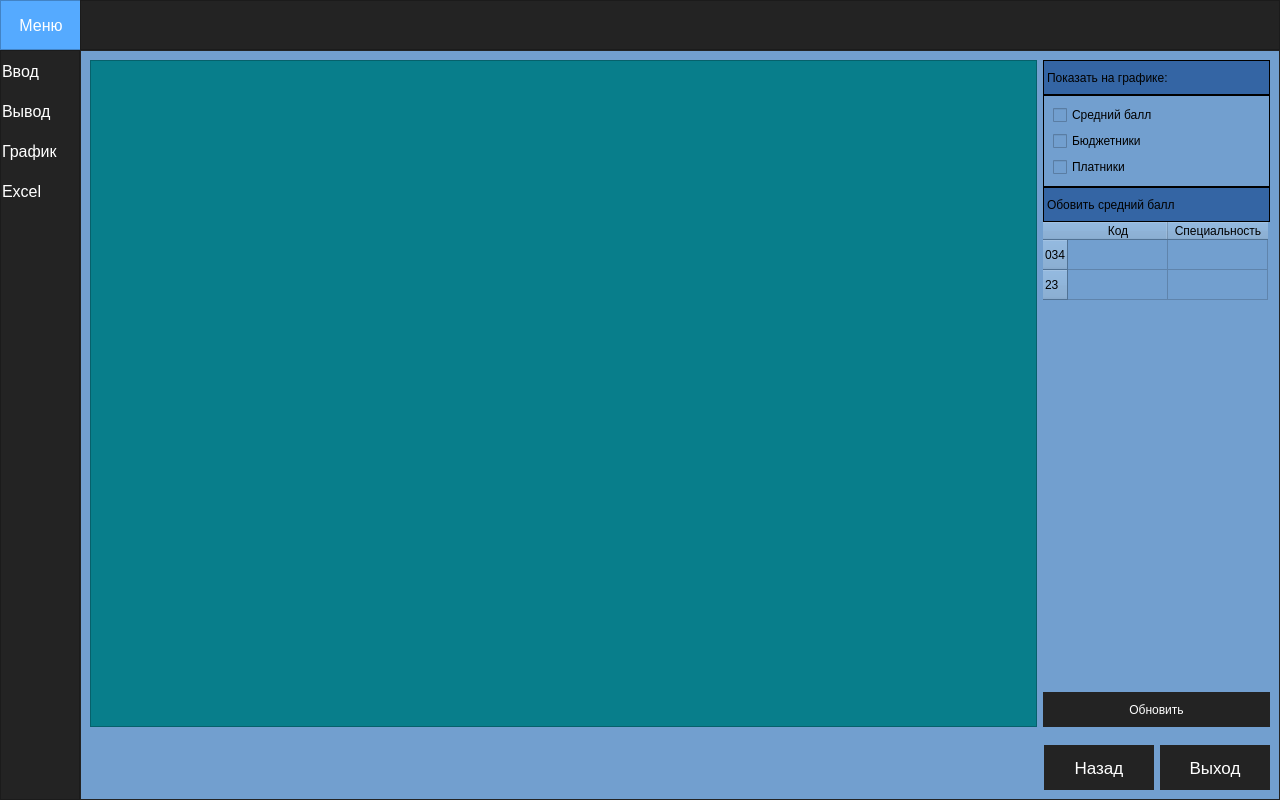
<?xml version="1.0" encoding="UTF-8"?>
<ui version="4.0">
 <class>MainWindow</class>
 <widget class="QMainWindow" name="MainWindow">
  <property name="geometry">
   <rect>
    <x>0</x>
    <y>0</y>
    <width>1280</width>
    <height>800</height>
   </rect>
  </property>
  <property name="minimumSize">
   <size>
    <width>1280</width>
    <height>800</height>
   </size>
  </property>
  <property name="windowTitle">
   <string>Образовательная деятельность СПО</string>
  </property>
  <property name="styleSheet">
   <string notr="true">background-color: rgb(45, 45, 45);
</string>
  </property>
  <widget class="QWidget" name="centralwidget">
   <layout class="QVBoxLayout" name="verticalLayout">
    <property name="spacing">
     <number>0</number>
    </property>
    <property name="leftMargin">
     <number>0</number>
    </property>
    <property name="topMargin">
     <number>0</number>
    </property>
    <property name="rightMargin">
     <number>0</number>
    </property>
    <property name="bottomMargin">
     <number>0</number>
    </property>
    <item>
     <widget class="QFrame" name="Top_Bar">
      <property name="maximumSize">
       <size>
        <width>16777215</width>
        <height>50</height>
       </size>
      </property>
      <property name="font">
       <font>
        <family>Arial</family>
       </font>
      </property>
      <property name="styleSheet">
       <string notr="true">background-color: rgb(35, 35, 35);</string>
      </property>
      <property name="frameShape">
       <enum>QFrame::NoFrame</enum>
      </property>
      <property name="frameShadow">
       <enum>QFrame::Raised</enum>
      </property>
      <layout class="QHBoxLayout" name="horizontalLayout">
       <property name="spacing">
        <number>0</number>
       </property>
       <property name="leftMargin">
        <number>0</number>
       </property>
       <property name="topMargin">
        <number>0</number>
       </property>
       <property name="rightMargin">
        <number>0</number>
       </property>
       <property name="bottomMargin">
        <number>0</number>
       </property>
       <item>
        <widget class="QFrame" name="frame_toggle">
         <property name="maximumSize">
          <size>
           <width>80</width>
           <height>50</height>
          </size>
         </property>
         <property name="font">
          <font>
           <family>Arial</family>
          </font>
         </property>
         <property name="styleSheet">
          <string notr="true">background-color: rgb(85, 170, 255);</string>
         </property>
         <property name="frameShape">
          <enum>QFrame::StyledPanel</enum>
         </property>
         <property name="frameShadow">
          <enum>QFrame::Raised</enum>
         </property>
         <layout class="QVBoxLayout" name="verticalLayout_2">
          <property name="spacing">
           <number>0</number>
          </property>
          <property name="leftMargin">
           <number>0</number>
          </property>
          <property name="topMargin">
           <number>0</number>
          </property>
          <property name="rightMargin">
           <number>0</number>
          </property>
          <property name="bottomMargin">
           <number>0</number>
          </property>
          <item>
           <widget class="QPushButton" name="Btn_Toggle">
            <property name="sizePolicy">
             <sizepolicy hsizetype="Maximum" vsizetype="Expanding">
              <horstretch>0</horstretch>
              <verstretch>0</verstretch>
             </sizepolicy>
            </property>
            <property name="minimumSize">
             <size>
              <width>80</width>
              <height>0</height>
             </size>
            </property>
            <property name="font">
             <font>
              <family>Arial</family>
              <pointsize>12</pointsize>
             </font>
            </property>
            <property name="layoutDirection">
             <enum>Qt::LeftToRight</enum>
            </property>
            <property name="styleSheet">
             <string notr="true">color: rgb(255, 255, 255);
border: 0px solid;</string>
            </property>
            <property name="text">
             <string>Меню</string>
            </property>
            <property name="icon">
             <iconset>
              <normaloff>:/icons/res/menu.png</normaloff>:/icons/res/menu.png</iconset>
            </property>
           </widget>
          </item>
         </layout>
        </widget>
       </item>
       <item>
        <widget class="QFrame" name="frame_top">
         <property name="font">
          <font>
           <family>Arial</family>
          </font>
         </property>
         <property name="frameShape">
          <enum>QFrame::StyledPanel</enum>
         </property>
         <property name="frameShadow">
          <enum>QFrame::Raised</enum>
         </property>
        </widget>
       </item>
      </layout>
     </widget>
    </item>
    <item>
     <widget class="QFrame" name="Content">
      <property name="font">
       <font>
        <family>Arial</family>
       </font>
      </property>
      <property name="frameShape">
       <enum>QFrame::NoFrame</enum>
      </property>
      <property name="frameShadow">
       <enum>QFrame::Raised</enum>
      </property>
      <layout class="QHBoxLayout" name="horizontalLayout_2">
       <property name="spacing">
        <number>0</number>
       </property>
       <property name="leftMargin">
        <number>0</number>
       </property>
       <property name="topMargin">
        <number>0</number>
       </property>
       <property name="rightMargin">
        <number>0</number>
       </property>
       <property name="bottomMargin">
        <number>0</number>
       </property>
       <item>
        <widget class="QFrame" name="frame_left_menu">
         <property name="minimumSize">
          <size>
           <width>80</width>
           <height>0</height>
          </size>
         </property>
         <property name="maximumSize">
          <size>
           <width>70</width>
           <height>16777215</height>
          </size>
         </property>
         <property name="font">
          <font>
           <family>Arial</family>
           <pointsize>4</pointsize>
          </font>
         </property>
         <property name="styleSheet">
          <string notr="true">background-color: rgb(35, 35, 35);</string>
         </property>
         <property name="frameShape">
          <enum>QFrame::StyledPanel</enum>
         </property>
         <property name="frameShadow">
          <enum>QFrame::Raised</enum>
         </property>
         <layout class="QVBoxLayout" name="verticalLayout_3">
          <property name="leftMargin">
           <number>0</number>
          </property>
          <property name="topMargin">
           <number>0</number>
          </property>
          <property name="rightMargin">
           <number>0</number>
          </property>
          <property name="bottomMargin">
           <number>0</number>
          </property>
          <item alignment="Qt::AlignTop">
           <widget class="QFrame" name="frame_top_menus">
            <property name="font">
             <font>
              <family>Arial</family>
             </font>
            </property>
            <property name="frameShape">
             <enum>QFrame::NoFrame</enum>
            </property>
            <property name="frameShadow">
             <enum>QFrame::Raised</enum>
            </property>
            <layout class="QVBoxLayout" name="verticalLayout_4">
             <property name="spacing">
              <number>0</number>
             </property>
             <property name="leftMargin">
              <number>1</number>
             </property>
             <property name="topMargin">
              <number>0</number>
             </property>
             <property name="rightMargin">
              <number>0</number>
             </property>
             <property name="bottomMargin">
              <number>0</number>
             </property>
             <item>
              <widget class="QPushButton" name="btn_page_input">
               <property name="enabled">
                <bool>true</bool>
               </property>
               <property name="sizePolicy">
                <sizepolicy hsizetype="Maximum" vsizetype="Fixed">
                 <horstretch>0</horstretch>
                 <verstretch>0</verstretch>
                </sizepolicy>
               </property>
               <property name="minimumSize">
                <size>
                 <width>80</width>
                 <height>40</height>
                </size>
               </property>
               <property name="font">
                <font>
                 <family>Arial</family>
                 <pointsize>12</pointsize>
                </font>
               </property>
               <property name="layoutDirection">
                <enum>Qt::LeftToRight</enum>
               </property>
               <property name="styleSheet">
                <string notr="true">QPushButton {
	color: rgb(255, 255, 255);
	background-color: rgb(35, 35, 35);
	border: 0px solid;
	text-align: left;
}
QPushButton:hover {
	background-color: rgb(85, 170, 255);
}</string>
               </property>
               <property name="text">
                <string>Ввод</string>
               </property>
               <property name="icon">
                <iconset>
                 <normaloff>:/icons/res/edit.png</normaloff>:/icons/res/edit.png</iconset>
               </property>
              </widget>
             </item>
             <item>
              <widget class="QPushButton" name="btn_page_output">
               <property name="minimumSize">
                <size>
                 <width>80</width>
                 <height>40</height>
                </size>
               </property>
               <property name="font">
                <font>
                 <family>Arial</family>
                 <pointsize>12</pointsize>
                </font>
               </property>
               <property name="styleSheet">
                <string notr="true">QPushButton {
	color: rgb(255, 255, 255);
	background-color: rgb(35, 35, 35);
	border: 0px solid;
	text-align: left;
}
QPushButton:hover {
	background-color: rgb(85, 170, 255);
}</string>
               </property>
               <property name="text">
                <string>Вывод</string>
               </property>
               <property name="icon">
                <iconset>
                 <normaloff>:/icons/res/output.png</normaloff>:/icons/res/output.png</iconset>
               </property>
               <property name="checkable">
                <bool>false</bool>
               </property>
               <property name="autoRepeat">
                <bool>false</bool>
               </property>
               <property name="autoExclusive">
                <bool>false</bool>
               </property>
              </widget>
             </item>
             <item>
              <widget class="QPushButton" name="btn_page_gpraph">
               <property name="minimumSize">
                <size>
                 <width>80</width>
                 <height>40</height>
                </size>
               </property>
               <property name="font">
                <font>
                 <family>Arial</family>
                 <pointsize>12</pointsize>
                </font>
               </property>
               <property name="styleSheet">
                <string notr="true">QPushButton {
	color: rgb(255, 255, 255);
	background-color: rgb(35, 35, 35);
	border: 0px solid;
	text-align: left;
}
QPushButton:hover {
	background-color: rgb(85, 170, 255);
}</string>
               </property>
               <property name="text">
                <string>График</string>
               </property>
               <property name="icon">
                <iconset>
                 <normaloff>:/icons/res/graph.png</normaloff>:/icons/res/graph.png</iconset>
               </property>
              </widget>
             </item>
             <item>
              <widget class="QPushButton" name="btn_page_excel">
               <property name="sizePolicy">
                <sizepolicy hsizetype="Maximum" vsizetype="Maximum">
                 <horstretch>0</horstretch>
                 <verstretch>0</verstretch>
                </sizepolicy>
               </property>
               <property name="minimumSize">
                <size>
                 <width>80</width>
                 <height>40</height>
                </size>
               </property>
               <property name="font">
                <font>
                 <family>Arial</family>
                 <pointsize>12</pointsize>
                </font>
               </property>
               <property name="styleSheet">
                <string notr="true">QPushButton {
	color: rgb(255, 255, 255);
	background-color: rgb(35, 35, 35);
	border: 0px solid;
	text-align: left;
}
QPushButton:hover {
	background-color: rgb(85, 170, 255);
}</string>
               </property>
               <property name="text">
                <string>Excel</string>
               </property>
               <property name="icon">
                <iconset>
                 <normaloff>:/icons/res/excel.png</normaloff>:/icons/res/excel.png</iconset>
               </property>
              </widget>
             </item>
            </layout>
           </widget>
          </item>
          <item alignment="Qt::AlignBottom">
           <widget class="QFrame" name="frame_close">
            <property name="font">
             <font>
              <family>Arial</family>
             </font>
            </property>
            <property name="frameShape">
             <enum>QFrame::NoFrame</enum>
            </property>
            <property name="frameShadow">
             <enum>QFrame::Plain</enum>
            </property>
            <layout class="QVBoxLayout" name="verticalLayout_9">
             <property name="spacing">
              <number>0</number>
             </property>
             <property name="leftMargin">
              <number>0</number>
             </property>
             <property name="topMargin">
              <number>0</number>
             </property>
             <property name="rightMargin">
              <number>0</number>
             </property>
             <property name="bottomMargin">
              <number>0</number>
             </property>
             <item>
              <widget class="QPushButton" name="btn_close">
               <property name="font">
                <font>
                 <family>Arial</family>
                </font>
               </property>
               <property name="styleSheet">
                <string notr="true">QPushButton {
	background-color: rgba(255, 255, 255, 0);
	border: none;
}
QPushButton:hover {
	background-color: rgb(85, 170, 255);
}</string>
               </property>
               <property name="text">
                <string/>
               </property>
               <property name="icon">
                <iconset>
                 <normaloff>:/icons/res/close_white.png</normaloff>:/icons/res/close_white.png</iconset>
               </property>
               <property name="iconSize">
                <size>
                 <width>64</width>
                 <height>64</height>
                </size>
               </property>
              </widget>
             </item>
            </layout>
           </widget>
          </item>
         </layout>
        </widget>
       </item>
       <item>
        <widget class="QFrame" name="frame_pages">
         <property name="font">
          <font>
           <family>Arial</family>
          </font>
         </property>
         <property name="frameShape">
          <enum>QFrame::StyledPanel</enum>
         </property>
         <property name="frameShadow">
          <enum>QFrame::Raised</enum>
         </property>
         <layout class="QVBoxLayout" name="verticalLayout_5">
          <property name="spacing">
           <number>0</number>
          </property>
          <property name="leftMargin">
           <number>0</number>
          </property>
          <property name="topMargin">
           <number>0</number>
          </property>
          <property name="rightMargin">
           <number>0</number>
          </property>
          <property name="bottomMargin">
           <number>0</number>
          </property>
          <item>
           <widget class="QStackedWidget" name="Pages_Widget">
            <property name="font">
             <font>
              <family>Arial</family>
             </font>
            </property>
            <property name="styleSheet">
             <string notr="true">background-color: rgb(114, 159, 207);</string>
            </property>
            <property name="currentIndex">
             <number>2</number>
            </property>
            <widget class="QWidget" name="page_input">
             <layout class="QVBoxLayout" name="verticalLayout_7">
              <property name="spacing">
               <number>0</number>
              </property>
              <property name="leftMargin">
               <number>0</number>
              </property>
              <property name="topMargin">
               <number>0</number>
              </property>
              <property name="rightMargin">
               <number>0</number>
              </property>
              <property name="bottomMargin">
               <number>0</number>
              </property>
             </layout>
            </widget>
            <widget class="QWidget" name="page_output">
             <layout class="QVBoxLayout" name="verticalLayout_6">
              <property name="spacing">
               <number>0</number>
              </property>
              <property name="leftMargin">
               <number>0</number>
              </property>
              <property name="topMargin">
               <number>0</number>
              </property>
              <property name="rightMargin">
               <number>0</number>
              </property>
              <property name="bottomMargin">
               <number>0</number>
              </property>
             </layout>
            </widget>
            <widget class="QWidget" name="page_graph">
             <property name="sizePolicy">
              <sizepolicy hsizetype="Expanding" vsizetype="Expanding">
               <horstretch>0</horstretch>
               <verstretch>0</verstretch>
              </sizepolicy>
             </property>
             <layout class="QVBoxLayout" name="verticalLayout_8">
              <property name="spacing">
               <number>0</number>
              </property>
              <property name="leftMargin">
               <number>0</number>
              </property>
              <property name="topMargin">
               <number>0</number>
              </property>
              <property name="rightMargin">
               <number>0</number>
              </property>
              <property name="bottomMargin">
               <number>0</number>
              </property>
              <item>
               <widget class="QFrame" name="frame_graphics">
                <property name="sizePolicy">
                 <sizepolicy hsizetype="Preferred" vsizetype="Preferred">
                  <horstretch>0</horstretch>
                  <verstretch>0</verstretch>
                 </sizepolicy>
                </property>
                <property name="styleSheet">
                 <string notr="true"/>
                </property>
                <property name="frameShape">
                 <enum>QFrame::NoFrame</enum>
                </property>
                <property name="frameShadow">
                 <enum>QFrame::Plain</enum>
                </property>
                <layout class="QHBoxLayout" name="horizontalLayout_4">
                 <item>
                  <widget class="QFrame" name="frame">
                   <property name="minimumSize">
                    <size>
                     <width>947</width>
                     <height>0</height>
                    </size>
                   </property>
                   <property name="styleSheet">
                    <string notr="true">background-color: rgb(8, 126, 139);</string>
                   </property>
                   <property name="frameShape">
                    <enum>QFrame::StyledPanel</enum>
                   </property>
                   <property name="frameShadow">
                    <enum>QFrame::Raised</enum>
                   </property>
                  </widget>
                 </item>
                 <item>
                  <layout class="QVBoxLayout" name="verticalLayout_10">
                   <property name="spacing">
                    <number>0</number>
                   </property>
                   <item>
                    <widget class="QLabel" name="label_indicator">
                     <property name="minimumSize">
                      <size>
                       <width>0</width>
                       <height>35</height>
                      </size>
                     </property>
                     <property name="maximumSize">
                      <size>
                       <width>16777215</width>
                       <height>16777215</height>
                      </size>
                     </property>
                     <property name="styleSheet">
                      <string notr="true">background-color: rgb(52, 101, 164);
border: 1px solid;</string>
                     </property>
                     <property name="text">
                      <string>Показать на графике:</string>
                     </property>
                    </widget>
                   </item>
                   <item>
                    <widget class="QFrame" name="frame_graph_indicator">
                     <property name="sizePolicy">
                      <sizepolicy hsizetype="Preferred" vsizetype="Minimum">
                       <horstretch>0</horstretch>
                       <verstretch>0</verstretch>
                      </sizepolicy>
                     </property>
                     <property name="styleSheet">
                      <string notr="true">QFrame {
border: 1px solid;
}</string>
                     </property>
                     <property name="frameShape">
                      <enum>QFrame::StyledPanel</enum>
                     </property>
                     <property name="frameShadow">
                      <enum>QFrame::Raised</enum>
                     </property>
                     <layout class="QVBoxLayout" name="verticalLayout_11">
                      <item>
                       <widget class="QCheckBox" name="checkBox_main">
                        <property name="text">
                         <string>Средний балл</string>
                        </property>
                       </widget>
                      </item>
                      <item>
                       <widget class="QCheckBox" name="checkBox_budget">
                        <property name="text">
                         <string>Бюджетники</string>
                        </property>
                       </widget>
                      </item>
                      <item>
                       <widget class="QCheckBox" name="checkBox_paid">
                        <property name="text">
                         <string>Платники</string>
                        </property>
                       </widget>
                      </item>
                     </layout>
                    </widget>
                   </item>
                   <item>
                    <widget class="QLabel" name="lbl_update_GPA">
                     <property name="minimumSize">
                      <size>
                       <width>0</width>
                       <height>35</height>
                      </size>
                     </property>
                     <property name="maximumSize">
                      <size>
                       <width>16777215</width>
                       <height>16777215</height>
                      </size>
                     </property>
                     <property name="styleSheet">
                      <string notr="true">background-color: rgb(52, 101, 164);
border: 1px solid;
</string>
                     </property>
                     <property name="text">
                      <string>Обовить средний балл</string>
                     </property>
                    </widget>
                   </item>
                   <item>
                    <widget class="QTableWidget" name="tableWidget">
                     <property name="sizePolicy">
                      <sizepolicy hsizetype="Expanding" vsizetype="Expanding">
                       <horstretch>0</horstretch>
                       <verstretch>0</verstretch>
                      </sizepolicy>
                     </property>
                     <property name="font">
                      <font>
                       <pointsize>-1</pointsize>
                       <weight>50</weight>
                       <italic>false</italic>
                       <bold>false</bold>
                      </font>
                     </property>
                     <property name="styleSheet">
                      <string notr="true">font: 12px;</string>
                     </property>
                     <property name="frameShape">
                      <enum>QFrame::NoFrame</enum>
                     </property>
                     <property name="frameShadow">
                      <enum>QFrame::Plain</enum>
                     </property>
                     <row>
                      <property name="text">
                       <string>034</string>
                      </property>
                     </row>
                     <row>
                      <property name="text">
                       <string>23</string>
                      </property>
                     </row>
                     <column>
                      <property name="text">
                       <string>Код</string>
                      </property>
                     </column>
                     <column>
                      <property name="text">
                       <string>Специальность</string>
                      </property>
                     </column>
                    </widget>
                   </item>
                   <item>
                    <widget class="QPushButton" name="btn_graph_update">
                     <property name="minimumSize">
                      <size>
                       <width>0</width>
                       <height>35</height>
                      </size>
                     </property>
                     <property name="maximumSize">
                      <size>
                       <width>16777215</width>
                       <height>35</height>
                      </size>
                     </property>
                     <property name="styleSheet">
                      <string notr="true">QPushButton {
	color: rgb(255, 255, 255);
	background-color: rgb(35, 35, 35);
	border: 0px solid;
}
QPushButton:hover {
	background-color: rgb(85, 170, 255);
}</string>
                     </property>
                     <property name="text">
                      <string>Обновить</string>
                     </property>
                    </widget>
                   </item>
                  </layout>
                 </item>
                </layout>
               </widget>
              </item>
              <item alignment="Qt::AlignRight">
               <widget class="QFrame" name="frame_graph_btn">
                <property name="minimumSize">
                 <size>
                  <width>0</width>
                  <height>0</height>
                 </size>
                </property>
                <property name="maximumSize">
                 <size>
                  <width>16777215</width>
                  <height>100</height>
                 </size>
                </property>
                <property name="frameShape">
                 <enum>QFrame::NoFrame</enum>
                </property>
                <property name="frameShadow">
                 <enum>QFrame::Plain</enum>
                </property>
                <layout class="QHBoxLayout" name="horizontalLayout_5">
                 <item>
                  <widget class="QPushButton" name="btn_graph_back">
                   <property name="minimumSize">
                    <size>
                     <width>110</width>
                     <height>45</height>
                    </size>
                   </property>
                   <property name="font">
                    <font>
                     <pointsize>13</pointsize>
                    </font>
                   </property>
                   <property name="styleSheet">
                    <string notr="true">QPushButton {
	color: rgb(255, 255, 255);
	background-color: rgb(35, 35, 35);
	border: 0px solid;
}
QPushButton:hover {
	background-color: rgb(85, 170, 255);
}</string>
                   </property>
                   <property name="text">
                    <string>Назад</string>
                   </property>
                  </widget>
                 </item>
                 <item>
                  <widget class="QPushButton" name="btn_output_exit">
                   <property name="minimumSize">
                    <size>
                     <width>110</width>
                     <height>45</height>
                    </size>
                   </property>
                   <property name="font">
                    <font>
                     <pointsize>13</pointsize>
                    </font>
                   </property>
                   <property name="styleSheet">
                    <string notr="true">QPushButton {
	color: rgb(255, 255, 255);
	background-color: rgb(35, 35, 35);
	border: 0px solid;
}
QPushButton:hover {
	background-color: rgb(85, 170, 255);
}</string>
                   </property>
                   <property name="text">
                    <string>Выход</string>
                   </property>
                  </widget>
                 </item>
                </layout>
               </widget>
              </item>
             </layout>
            </widget>
           </widget>
          </item>
         </layout>
        </widget>
       </item>
      </layout>
     </widget>
    </item>
   </layout>
  </widget>
 </widget>
 <resources>
  <include location="resource.qrc"/>
 </resources>
 <connections/>
</ui>
